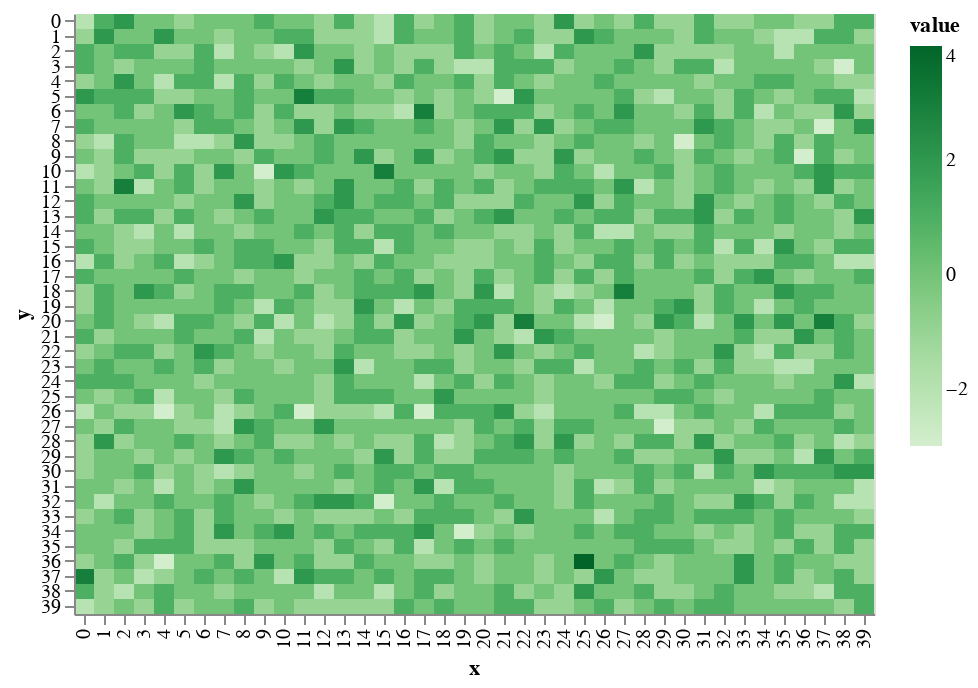

Source (notebook cell):
### Markdown cell above
# in the beginning, the world was void and without form.

Starting with a grid with nothing on it. No elevation, no terrain. All of this will be generated proceduraly. 

You can see here that the terrain is shifted on a random-normal distribution to make it look _uneven_. Making it randomly doesn't make it look _real_ so I'm going to have to be smarter about the rules that raise and lower terrain in order to make them look like mountains.

### Code cell
world.shift_terrain()
draw.drawTerrainHeight(world.grid_elevation)

### Figure 1 — Vega-Lite specification as saved in the notebook (floating-point values rounded to 4 significant figures; data arrays with more than 128 entries replaced by an {"elided": "..."} marker saying what was removed)
{"$schema": "https://vega.github.io/schema/vega-lite/v2.6.0.json", "config": {"view": {"height": 300, "width": 400}}, "data": {"name": "data-a1d76cffd734dc7805e22753fa969ae8"}, "datasets": {"data-a1d76cffd734dc7805e22753fa969ae8": {"elided": "1600 records"}}, "encoding": {"color": {"field": "value", "scale": {"scheme": "greens"}, "type": "quantitative"}, "x": {"field": "x", "type": "ordinal"}, "y": {"field": "y", "type": "ordinal"}}, "mark": "rect"}
